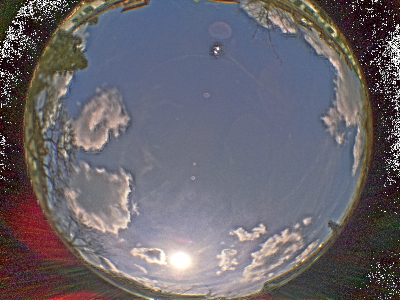
#> input picture hdr/raw_data/20180325_151016/HDR_Bilder_Luminace/ashikhmin_-eq2_local_0.5.jpg, 400 x 300 px; its folder holds only this picture in this run
$ python -i hdr16.py   (imports and definitions only)
#> lines starting #> are read from the running program, lines starting #| are printed output that depends on the picture
#> `picture = cv2.imread('../raw_data/20180325_151016/HDR_Bilder_Luminace/..`:
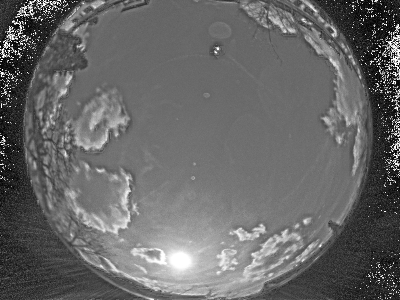
#> picture: shape (300, 400); min 3, max 255, mean 103
# coding: utf-8

import os
import cv2
import math
import numpy as np
import shutil
import matplotlib.pyplot as plt
from os.path import join

# [2 lines not run here, left out]


img_dir = r'C:\Users\ati\Desktop\HDR-imaging-master\20181009_133912'
output_hdr_filename = join(img_dir,'output_hdr')

###############################################################################
## Hoa: 18.10.2018 Version 1 : hdr16.py
###############################################################################
# Adapted from : https://github.com/SSARCandy/HDR-imaging/blob/master/HDR-playground.py
# See also: https://github.com/vivianhylee/high-dynamic-range-image/blob/master/hdr.py
#
# Creates from a stack of jpg images one HDR image. *txt file with shuter spseeds
# must be provided in the source directory. Format of image_list.txt:
#
# Filename  exposure  1/shutter_speed f/stop gain(db) ND_filters
# data0.data   32      626.174  8 0 0
# data-2.data  16      2583.98  8 0 0
# data-4.data   8      11764.7  8 0 0
#
# New /Changes:
# -----------------------------------------------------------------------------
#
# 03.10.2018 : first implemented
#
###############################################################################


# [2 lines not run here, left out]

# [138 lines left out: functions demosaic1, toRGB_1, read_data, load_exposures_data, load_exposures, load_exposures_jpg, not called in this run]

# MTB implementation
def median_threshold_bitmap_alignment(img_list):
    median = [np.median(img) for img in img_list]
#> median = 300 values, max 133 at index 239, min 68 at index 289, mean 107.7
    binary_thres_img = [cv2.threshold(img_list[i], median[i], 255, cv2.THRESH_BINARY)[1] for i in range(len(img_list))]
#> binary_thres_img = 300 items
    mask_img = [cv2.inRange(img_list[i], median[i] - 20, median[i] + 20) for i in range(len(img_list))]
#> mask_img = 300 items

    plt.imshow(mask_img[0], cmap='gray')
    plt.show()
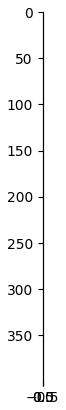
#> figure drawn by matplotlib, 1 panel

    max_offset = np.max(img_list[0].shape)
#> max_offset = 400
    levels = 5

    global_offset = []
    for i in range(0, len(img_list)):
        offset = [[0, 0]]
        for level in range(levels, -1, -1):
            scaled_img = cv2.resize(binary_thres_img[i], (0, 0), fx=1 / (2 ** level), fy=1 / (2 ** level))
            ground_img = cv2.resize(binary_thres_img[0], (0, 0), fx=1 / (2 ** level), fy=1 / (2 ** level))
            ground_mask = cv2.resize(mask_img[0], (0, 0), fx=1 / (2 ** level), fy=1 / (2 ** level))
            mask = cv2.resize(mask_img[i], (0, 0), fx=1 / (2 ** level), fy=1 / (2 ** level))

            level_offset = [0, 0]
            diff = float('Inf')
            for y in [-1, 0, 1]:
                for x in [-1, 0, 1]:
                    off = [offset[-1][0] * 2 + y, offset[-1][1] * 2 + x]
                    error = 0
                    for row in range(ground_img.shape[0]):
                        for col in range(ground_img.shape[1]):
                            if off[1] + col < 0 or off[0] + row < 0 or off[1] + col >= ground_img.shape[1] or off[
                                0] + row >= ground_img.shape[1]:
                                continue
                            if ground_mask[row][col] == 255:
                                continue
                            error += 1 if ground_img[row][col] != scaled_img[y + off[0]][x + off[1]] else 0
                    if error < diff:
                        level_offset = off
                        diff = error
            offset += [level_offset]
        global_offset += [offset[-1]]
#> this loop made 1 pass
#> after the loop, global_offset = []
    return global_offset

# [108 lines left out: functions hdr_debvec, response_curve_solver, construct_radiance_map, construct_hdr, save_hdr, not called in this run]

# [42 lines not run here, left out]

>>> import cv2
>>> picture = cv2.imread('../raw_data/20180325_151016/HDR_Bilder_Luminace/ashikhmin_-eq2_local_0.5.jpg', cv2.IMREAD_GRAYSCALE)
#> (the run stopped early here; a loop or call above may not have finished)
